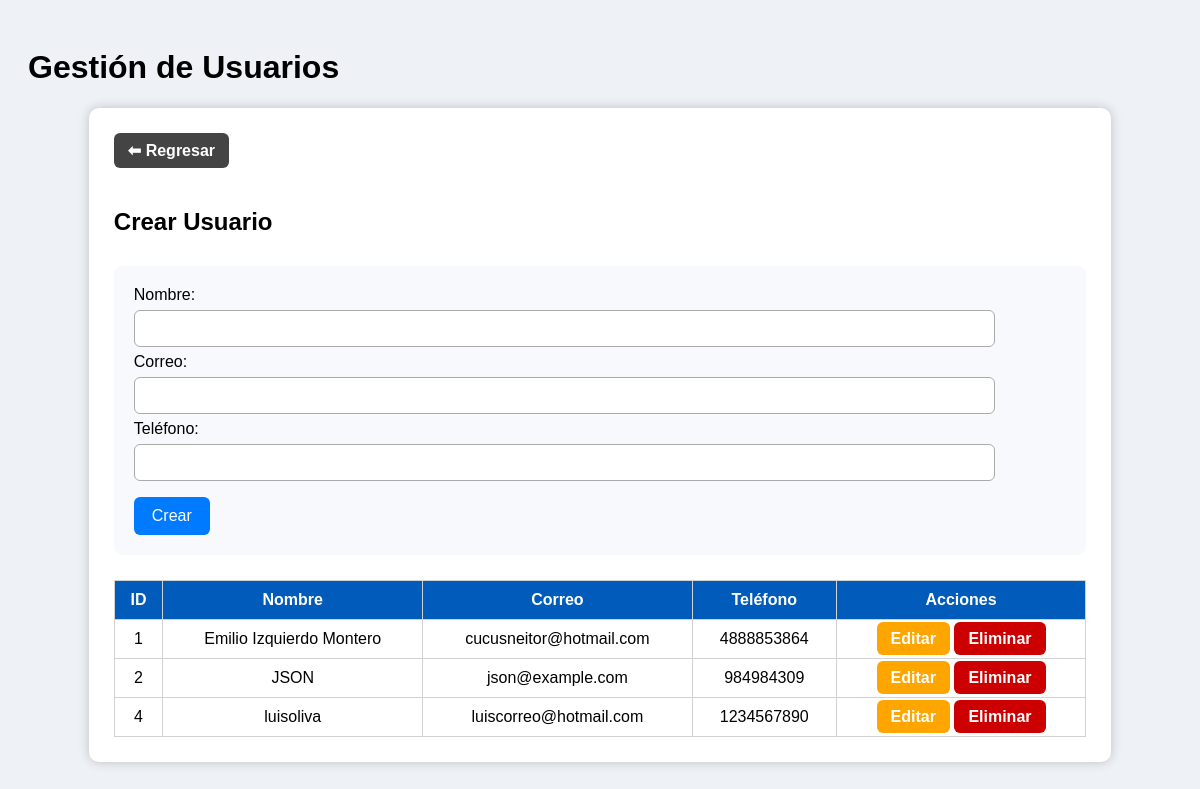
The app's page /PaginaLinux/usuariocrud.php with its own data.
### tables this page shows
CREATE TABLE `Usuario` (
  `id_usuario` int(11) NOT NULL,
  `nombre` varchar(100) DEFAULT NULL,
  `correo` varchar(150) DEFAULT NULL,
  `telefono` varchar(20) DEFAULT NULL,
  `password` varchar(255) NOT NULL
);

### PaginaLinux/usuariocrud.php (the view, shortened to what this page needs)
<?php
$host = "127.0.0.1";
$user = "root";
$pass = "";
$db   = "tiendalinux";
$conexion = new mysqli($host, $user, $pass, $db);
$editando = null;
$resultado = $conexion->query("SELECT id_usuario, nombre, correo, telefono FROM Usuario ORDER BY id_usuario ASC");
?>
<!DOCTYPE html>
<html lang="es">
<head>
</head>
<body>
  <h1>Gestión de Usuarios</h1>
  <div class="contenedor">
    <a class="btn btn-volver" href="index.php">⬅ Regresar</a>
    <h2><?php echo $editando ? "Editar Usuario" : "Crear Usuario"; ?></h2>
    <form class="formulario" method="POST" action="usuariocrud.php">
      <label>Nombre:</label><br>
      <input type="text" name="nombre" required value="<?= htmlspecialchars($editando['nombre'] ?? '') ?>"><br>
      <label>Correo:</label><br>
      <input type="email" name="correo" required value="<?= htmlspecialchars($editando['correo'] ?? '') ?>"><br>
      <label>Teléfono:</label><br>
      <input type="text" name="telefono" required value="<?= htmlspecialchars($editando['telefono'] ?? '') ?>"><br>
      <?php if ($editando): ?>
        <button type="submit" name="actualizar">Actualizar</button>
      <?php else: ?>
        <button type="submit" name="crear">Crear</button>
      <?php endif; ?>
    </form>
    <table>
      <tr>
        <th>ID</th>
        <th>Nombre</th>
        <th>Correo</th>
        <th>Teléfono</th>
        <th>Acciones</th>
      </tr>
      <?php while ($fila = $resultado->fetch_assoc()): ?>
        <tr>
          <td><?= htmlspecialchars($fila['id_usuario']) ?></td>
          <td><?= htmlspecialchars($fila['nombre']) ?></td>
          <td><?= htmlspecialchars($fila['correo']) ?></td>
          <td><?= htmlspecialchars($fila['telefono']) ?></td>
          <td>
            <a class="btn btn-editar" href="?editar=<?= $fila['id_usuario'] ?>">Editar</a>
            <a class="btn btn-eliminar" href="?eliminar=<?= $fila['id_usuario'] ?>" onclick="return confirm('¿Seguro que quieres eliminar este usuario?');">Eliminar</a>
          </td>
        </tr>
      <?php endwhile; ?>
    </table>
  </div>
</body>
</html>

### PaginaLinux/usuariocrud.php (style rules this page uses)
body { font-family: Arial, sans-serif; background: #eef1f5; padding: 20px; }
.contenedor { width: 85%; margin: auto; background: white; padding: 25px; border-radius: 10px; box-shadow: 0 0 12px rgba(0, 0, 0, 0.2); }
table { width: 100%; border-collapse: collapse; margin-top: 25px; }
th, td { border: 1px solid #d1d1d1; padding: 10px; text-align: center; }
th { background: #005bbb; color: white; }
.btn { padding: 8px 14px; border-radius: 6px; text-decoration: none; color: white; font-weight: bold; }
.btn-editar { background: #ffa500; }
.btn-eliminar { background: #cc0000; }
.btn-volver { background: #444; margin-bottom: 20px; display: inline-block; }
.formulario { margin-top: 30px; padding: 20px; background: #f7f9fc; border-radius: 8px; }
input[type="text"], input[type="email"] { width: 90%; padding: 10px; margin: 6px 0; border: 1px solid #aaa; border-radius: 6px; }
button { background: #007bff; color: white; padding: 10px 18px; border: none; border-radius: 6px; cursor: pointer; font-size: 16px; margin-top: 10px; }

### records on screen
usuario: id_usuario "1", nombre "Emilio Izquierdo Montero", correo "cucusneitor@hotmail.com", telefono "4888853864"
usuario: id_usuario "2", nombre "JSON", correo "json@example.com", telefono "984984309"
usuario: id_usuario "4", nombre "luisoliva", correo "luiscorreo@hotmail.com", telefono "1234567890"
